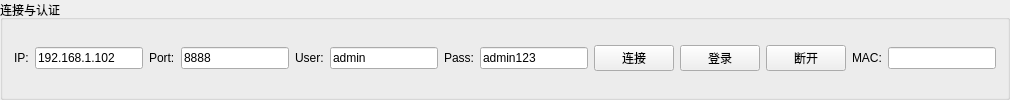
              <widget class="QGroupBox" name="groupBox_Connect">
               <property name="sizePolicy">
                <sizepolicy hsizetype="Preferred" vsizetype="Maximum">
                 <horstretch>0</horstretch>
                 <verstretch>0</verstretch>
                </sizepolicy>
               </property>
               <property name="title">
                <string>连接与认证</string>
               </property>
               <layout class="QGridLayout" name="gridLayout_2">
                <item row="0" column="0">
                 <widget class="QLabel" name="label_IP">
                  <property name="text">
                   <string>IP:</string>
                  </property>
                 </widget>
                </item>
                <item row="0" column="1">
                 <widget class="QLineEdit" name="Magic_IP">
                  <property name="sizePolicy">
                   <sizepolicy hsizetype="Preferred" vsizetype="Fixed">
                    <horstretch>0</horstretch>
                    <verstretch>0</verstretch>
                   </sizepolicy>
                  </property>
                  <property name="text">
                   <string>192.168.1.102</string>
                  </property>
                 </widget>
                </item>
                <item row="0" column="2">
                 <widget class="QLabel" name="label_Port">
                  <property name="text">
                   <string>Port:</string>
                  </property>
                 </widget>
                </item>
                <item row="0" column="3">
                 <widget class="QLineEdit" name="Magic_Port">
                  <property name="sizePolicy">
                   <sizepolicy hsizetype="Preferred" vsizetype="Fixed">
                    <horstretch>0</horstretch>
                    <verstretch>0</verstretch>
                   </sizepolicy>
                  </property>
                  <property name="text">
                   <string>8888</string>
                  </property>
                 </widget>
                </item>
                <item row="0" column="4">
                 <widget class="QLabel" name="label_User">
                  <property name="text">
                   <string>User:</string>
                  </property>
                 </widget>
                </item>
                <item row="0" column="5">
                 <widget class="QLineEdit" name="Magic_User">
                  <property name="sizePolicy">
                   <sizepolicy hsizetype="Preferred" vsizetype="Fixed">
                    <horstretch>0</horstretch>
                    <verstretch>0</verstretch>
                   </sizepolicy>
                  </property>
                  <property name="text">
                   <string>admin</string>
                  </property>
                 </widget>
                </item>
                <item row="0" column="6">
                 <widget class="QLabel" name="label_Pass">
                  <property name="text">
                   <string>Pass:</string>
                  </property>
                 </widget>
                </item>
                <item row="0" column="7">
                 <widget class="QLineEdit" name="Magic_Pass">
                  <property name="sizePolicy">
                   <sizepolicy hsizetype="Preferred" vsizetype="Fixed">
                    <horstretch>0</horstretch>
                    <verstretch>0</verstretch>
                   </sizepolicy>
                  </property>
                  <property name="text">
                   <string>admin123</string>
                  </property>
                  <property name="echoMode">
                   <enum>QLineEdit::Normal</enum>
                  </property>
                 </widget>
                </item>
                <item row="0" column="8">
                 <widget class="QPushButton" name="pushButton_Connect">
                  <property name="sizePolicy">
                   <sizepolicy hsizetype="Preferred" vsizetype="Fixed">
                    <horstretch>0</horstretch>
                    <verstretch>0</verstretch>
                   </sizepolicy>
                  </property>
                  <property name="text">
                   <string>连接</string>
                  </property>
                 </widget>
                </item>
                <item row="0" column="9">
                 <widget class="QPushButton" name="pushButton_Login">
                  <property name="sizePolicy">
                   <sizepolicy hsizetype="Preferred" vsizetype="Fixed">
                    <horstretch>0</horstretch>
                    <verstretch>0</verstretch>
                   </sizepolicy>
                  </property>
                  <property name="text">
                   <string>登录</string>
                  </property>
                 </widget>
                </item>
                <item row="0" column="10">
                 <widget class="QPushButton" name="pushButton_Disconnect">
                  <property name="sizePolicy">
                   <sizepolicy hsizetype="Preferred" vsizetype="Fixed">
                    <horstretch>0</horstretch>
                    <verstretch>0</verstretch>
                   </sizepolicy>
                  </property>
                  <property name="text">
                   <string>断开</string>
                  </property>
                 </widget>
                </item>
                <item row="0" column="11">
                 <widget class="QLabel" name="label_MAC">
                  <property name="sizePolicy">
                   <sizepolicy hsizetype="Maximum" vsizetype="Preferred">
                    <horstretch>0</horstretch>
                    <verstretch>0</verstretch>
                   </sizepolicy>
                  </property>
                  <property name="text">
                   <string>MAC:</string>
                  </property>
                 </widget>
                </item>
                <item row="0" column="12">
                 <widget class="QLineEdit" name="lineEdit_MAC">
                  <property name="sizePolicy">
                   <sizepolicy hsizetype="Expanding" vsizetype="Fixed">
                    <horstretch>0</horstretch>
                    <verstretch>0</verstretch>
                   </sizepolicy>
                  </property>
                  <property name="readOnly">
                   <bool>true</bool>
                  </property>
                 </widget>
                </item>
               </layout>
              </widget>
